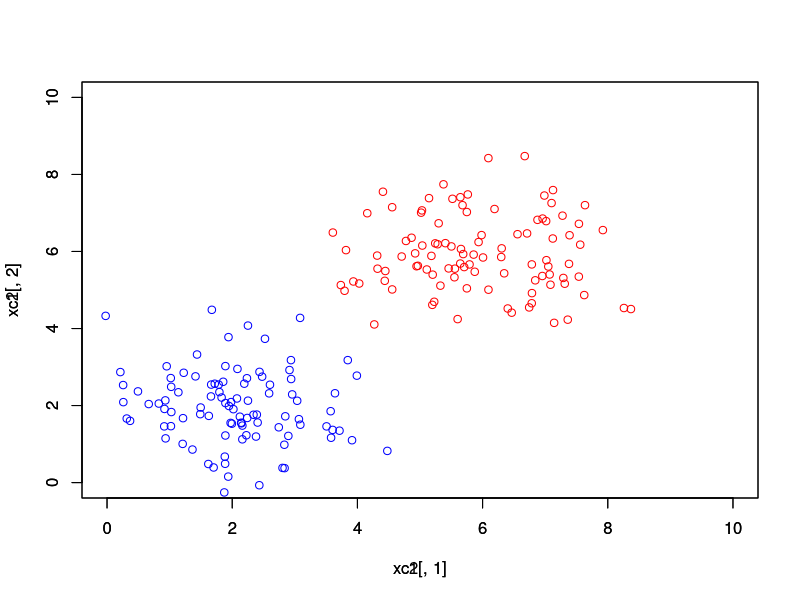

This chart was generated by the following R code: (Note: this script raises an error after producing the figure.)
rm(list=ls())
#  perceptron eh uma lista
# retorno do perceptron
N<-100

xc1<-matrix(rnorm(2*N),  ncol = 2)+2

xc2<-matrix(rnorm(2*N),  ncol = 2)+6

plot(xc2[,1], xc2[,2], col='red', xlim=c(0,10), ylim=c(0,10))
par(new=T)
plot(xc1[,1], xc1[,2], col='blue', xlim=c(0,10), ylim=c(0,10))


# row bind = bind por linha
xall<-rbind(xc1,xc2)
# gera duas colunas, n importa classe
yall<-rbind(matrix(0,ncol=1,nrow=N),matrix(1,ncol=1,nrow=N))

linear_classification_2var()


